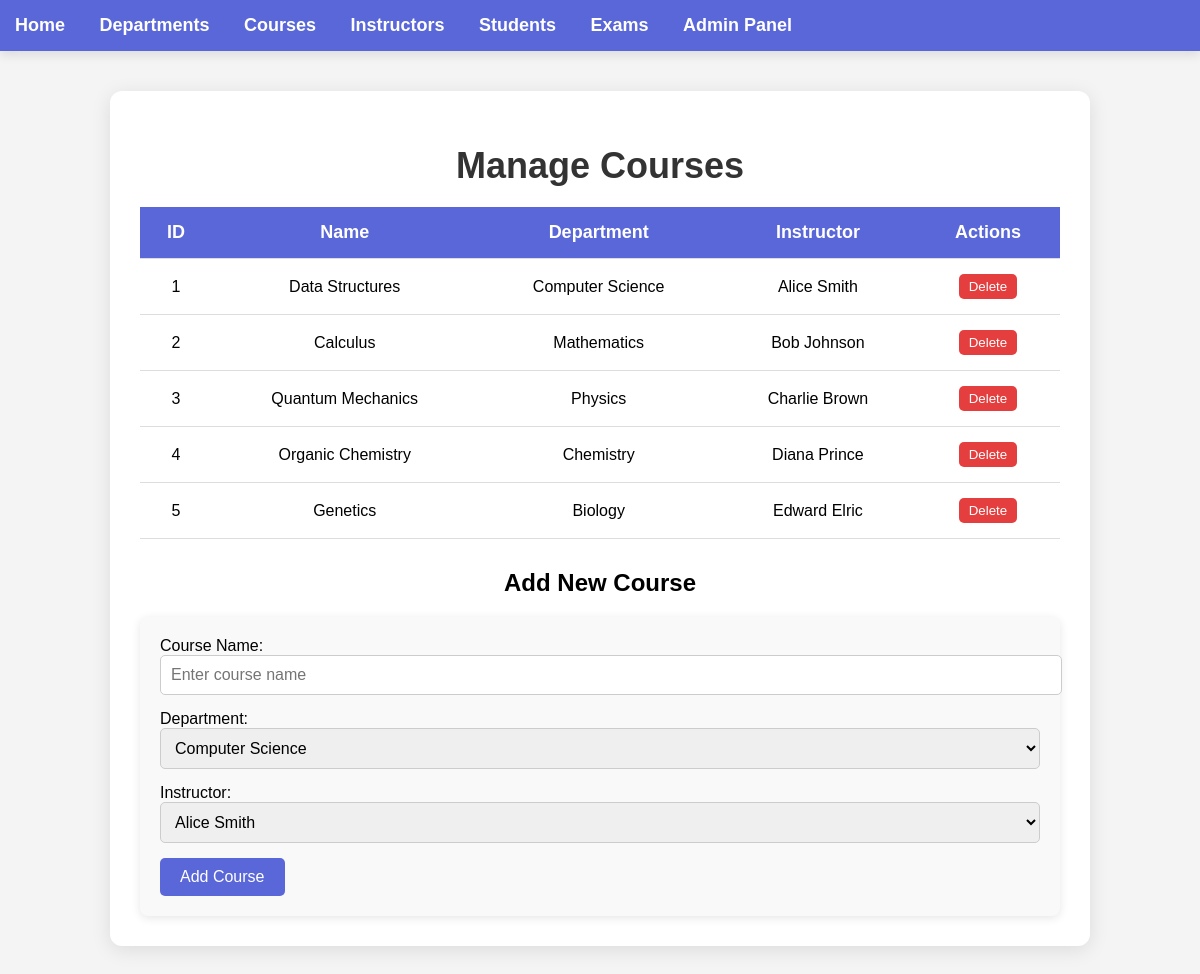
The page /admin/manage_courses on the database as committed earlier.
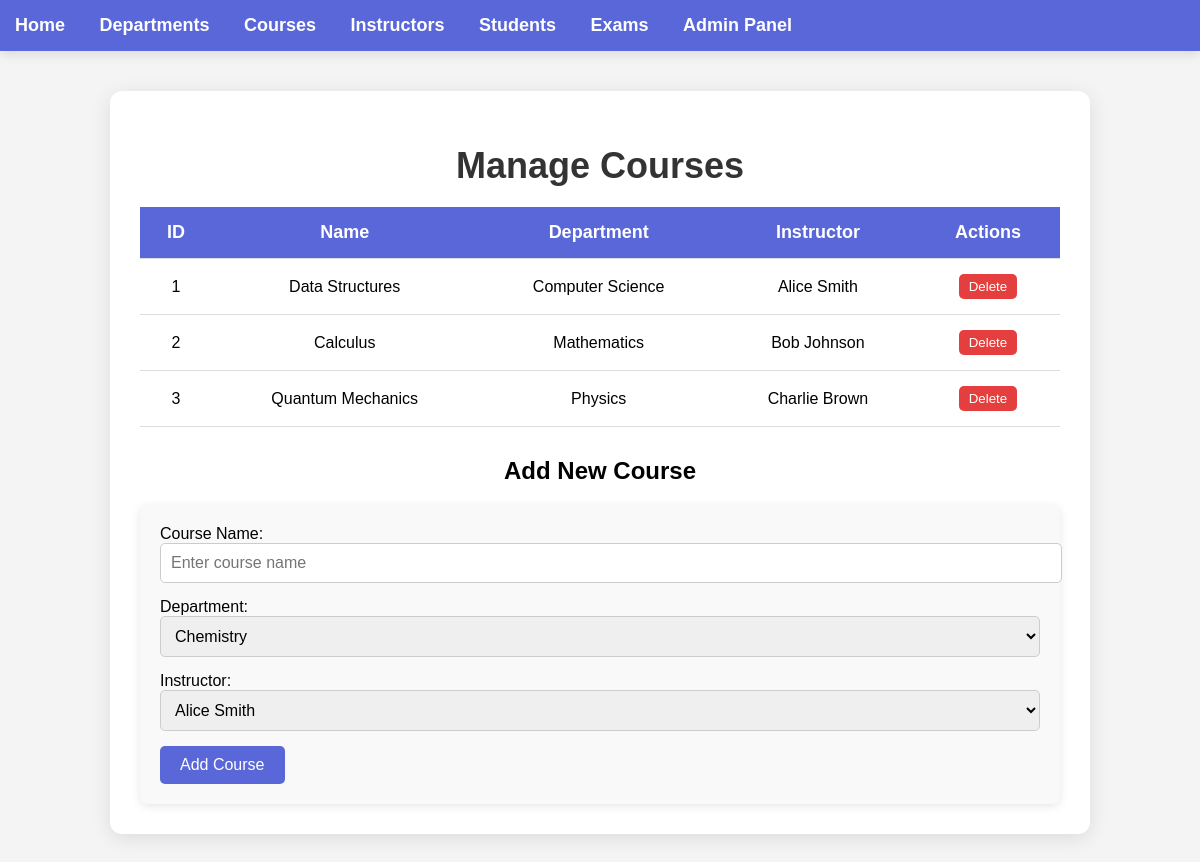
The same page on the database as committed later.
### model.py (models this page shows)
class Course(db.Model):
    __tablename__ = 'course'
    id = db.Column(db.Integer, primary_key=True)
    name = db.Column(db.String(100), nullable=False, unique=True)
    department_id = db.Column(db.Integer, db.ForeignKey('department.id'), nullable=False)
    instructor_id = db.Column(db.Integer, db.ForeignKey('instructor.id'), nullable=False)

class Department(db.Model):
    __tablename__ = 'department'
    id = db.Column(db.Integer, primary_key=True)
    name = db.Column(db.String(100), nullable=False, unique=True)
    courses = db.relationship('Course', backref='department', lazy=True, cascade='all, delete-orphan')
    hod = db.relationship('HOD', uselist=False, back_populates='department', cascade='all, delete-orphan')

class Instructor(db.Model):
    __tablename__ = 'instructor'
    id = db.Column(db.Integer, primary_key=True)
    name = db.Column(db.String(100), nullable=False)
    courses = db.relationship('Course', backref='instructor', lazy=True, cascade='all, delete-orphan')

### app.py (the view, shortened to what this page needs)
@app.route('/admin/manage_courses', methods=['GET', 'POST'])
def admin_manage_courses():
    courses = Course.query.all()
    departments = Department.query.all()
    instructors = Instructor.query.all()
    return render_template('manage_courses.html', courses=courses, departments=departments, instructors=instructors)

### templates/manage_courses.html (shortened to what this page needs)
{% extends 'layout.html' %}
{% block content %}<!DOCTYPE html>
<html lang="en">
<head>
</head>
<body>
    <div class="container">
        <h1>Manage Courses</h1>
        <table class="course-table">
            <thead>
                <tr>
                    <th>ID</th>
                    <th>Name</th>
                    <th>Department</th>
                    <th>Instructor</th>
                    <th>Actions</th>
                </tr>
            </thead>
            <tbody>
                {% for course in courses %}
                <tr>
                    <td>{{ course.id }}</td>
                    <td>{{ course.name }}</td>
                    <td>{{ course.department.name }}</td>
                    <td>{{ course.instructor.name }}</td>
                    <td>
                        <form action="{{ url_for('delete_course', id=course.id) }}" method="POST" style="display:inline;">
                            <button type="submit" class="delete-btn">Delete</button>
                        </form>
                    </td>
                </tr>
                {% endfor %}
            </tbody>
        </table>
        <div class="form-section">
            <h2>Add New Course</h2>
            <form action="{{ url_for('add_course') }}" method="POST">
                <label for="name">Course Name:</label>
                <input type="text" id="name" name="name" placeholder="Enter course name" required>
                <label for="department_id">Department:</label>
                <select id="department_id" name="department_id" required>
                    {% for department in departments %}
                    <option value="{{ department.id }}">{{ department.name }}</option>
                    {% endfor %}
                </select>
                <label for="instructor_id">Instructor:</label>
                <select id="instructor_id" name="instructor_id" required>
                    {% for instructor in instructors %}
                    <option value="{{ instructor.id }}">{{ instructor.name }}</option>
                    {% endfor %}
                </select>
                <button type="submit">Add Course</button>
            </form>
        </div>
    </div>
</body>
</html>
{% endblock %}

Rows that differ between the two databases and show on the page:
removed Course: id "4", name "Organic Chemistry", department.name "Chemistry", instructor.name "Diana Prince"
removed Course: id "5", name "Genetics", department.name "Biology", instructor.name "Edward Elric"
Other text that changed with them:
form field department_id: "Computer Science" → "Chemistry"
